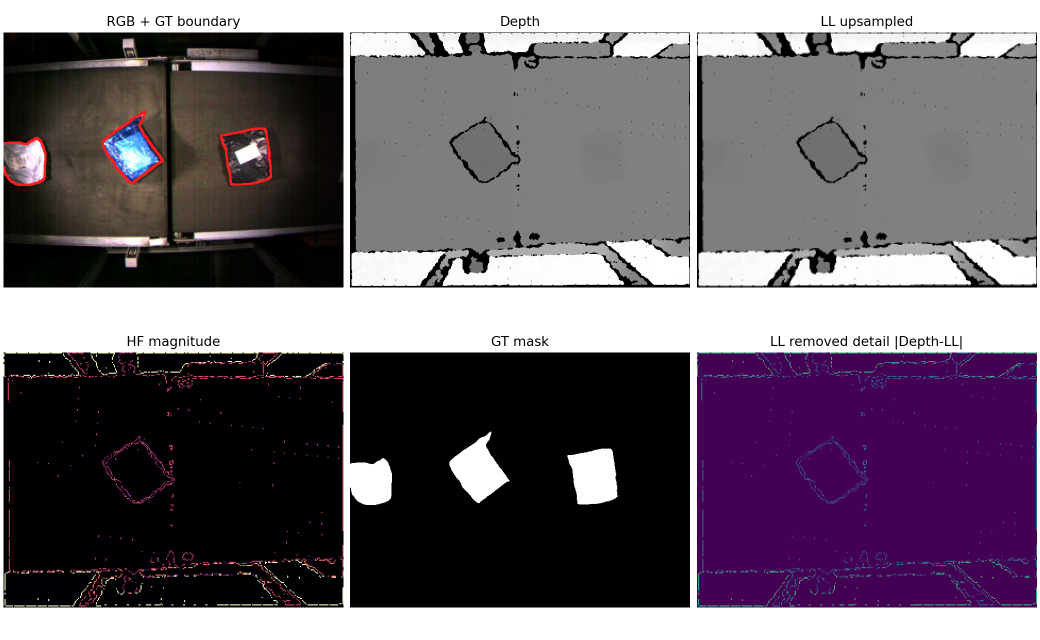
#> input picture experiments/ll_depth_p3_evidence_20260810/outputs/case_visualizations/000_622_xinjiang_IMG_0001_20260519032107538.png, 2080 x 1280 px, given as the content of the folder Dataset/xinjiang_1500/images/val, which was not available (shown at 1/2 size)
$ python analyze_ll_as_depth_input.py   (older library calls are emulated)
#> lines starting #> are read from the running program, lines starting #| are printed output that depends on the picture; pictures that were not available may be replaced by others from this repository, and a replacement may not be noted
#> in read_rgb, img is the input picture: shape (1280, 2080, 3); mean B, G, R 110.8, 100.4, 110
from __future__ import annotations

import argparse
import csv
import json
import math
from pathlib import Path

import cv2
import matplotlib.pyplot as plt
import numpy as np


def read_gray(path: Path) -> np.ndarray:
    img = cv2.imread(str(path), cv2.IMREAD_UNCHANGED)
#> img: shape (1280, 2080, 4)
    if img is None:
        raise FileNotFoundError(path)
    if img.ndim == 3:
        img = cv2.cvtColor(img, cv2.COLOR_BGR2GRAY)
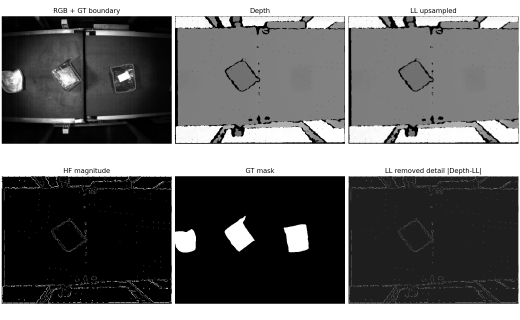
#> img: shape (1280, 2080) (shown at 1/4 size); min 0, max 255, mean 104.3
    img = img.astype(np.float32)
    lo, hi = np.percentile(img, [1, 99])
#> lo = 0; hi = 255
    if hi <= lo:
        lo, hi = float(img.min()), float(img.max() + 1e-6)
    return np.ascontiguousarray(np.clip((img - lo) / (hi - lo), 0.0, 1.0).astype(np.float32))
#> returned value: shape (1280, 2080) float32


def read_rgb(path: Path) -> np.ndarray:
    img = cv2.imread(str(path), cv2.IMREAD_COLOR)
    if img is None:
        raise FileNotFoundError(path)
    return cv2.cvtColor(img, cv2.COLOR_BGR2RGB)


def haar_split(x: np.ndarray) -> tuple[np.ndarray, np.ndarray, np.ndarray, np.ndarray]:
    h, w = x.shape
    if h % 2:
        x = np.pad(x, ((0, 1), (0, 0)), mode="edge")
    if w % 2:
        x = np.pad(x, ((0, 0), (0, 1)), mode="edge")
    x00 = x[0::2, 0::2]
    x01 = x[0::2, 1::2]
    x10 = x[1::2, 0::2]
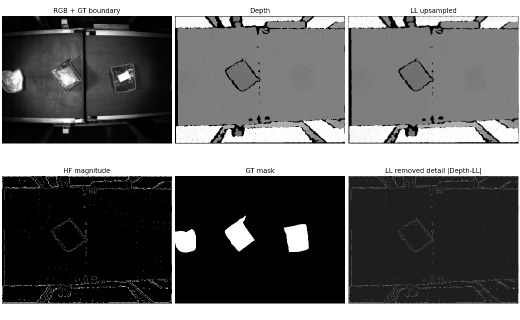
#> x10: shape (640, 1040) float32 (shown at 1/2 size); min 0, max 1, mean 0.409
    x11 = x[1::2, 1::2]
    ll = (x00 + x01 + x10 + x11) * 0.25
    lh = (-x00 - x01 + x10 + x11) * 0.25
    hl = (-x00 + x01 - x10 + x11) * 0.25
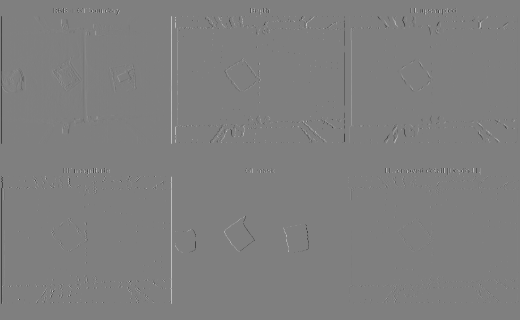
#> hl: shape (640, 1040) float32 (shown at 1/2 size); min -0.5, max 0.5, mean -1.99e-05; drawn with min black and max white
    hh = (x00 - x01 - x10 + x11) * 0.25
    return ll, lh, hl, hh


def upsample_like(x: np.ndarray, shape: tuple[int, int]) -> np.ndarray:
#> called with shape = (1280, 2080)
    return cv2.resize(x, (shape[1], shape[0]), interpolation=cv2.INTER_NEAREST)


def mask_from_yolo_segments(label_path: Path, shape: tuple[int, int]) -> np.ndarray:
    h, w = shape
    mask = np.zeros((h, w), dtype=np.uint8)
    if not label_path.exists():
        return mask
    for line in label_path.read_text(encoding="utf-8").splitlines():
        parts = line.strip().split()
        if len(parts) < 7:
            continue
        coords = np.asarray([float(v) for v in parts[1:]], dtype=np.float32)
        if coords.size % 2:
            coords = coords[:-1]
        pts = coords.reshape(-1, 2)
        pts[:, 0] *= w
        pts[:, 1] *= h
        pts = np.round(pts).astype(np.int32)
        cv2.fillPoly(mask, [pts], 1)
    return mask


def boundary_from_mask(mask: np.ndarray, k: int = 5) -> np.ndarray:
    if mask.max() == 0:
        return mask.astype(bool)
    kernel = np.ones((k, k), np.uint8)
    grad = cv2.morphologyEx(mask.astype(np.uint8), cv2.MORPH_GRADIENT, kernel)
    return grad.astype(bool)


def sobel_mag(x: np.ndarray) -> np.ndarray:
    x = np.ascontiguousarray(x.astype(np.float32))
    gx = cv2.Sobel(x, cv2.CV_32F, 1, 0, ksize=3)
    gy = cv2.Sobel(x, cv2.CV_32F, 0, 1, ksize=3)
    return cv2.magnitude(gx, gy)


def pearson(a: np.ndarray, b: np.ndarray) -> float:
    a = a.reshape(-1).astype(np.float64)
    b = b.reshape(-1).astype(np.float64)
    if a.std() < 1e-12 or b.std() < 1e-12:
        return float("nan")
    return float(np.corrcoef(a, b)[0, 1])


def psnr(a: np.ndarray, b: np.ndarray) -> float:
    mse = float(np.mean((a.astype(np.float64) - b.astype(np.float64)) ** 2))
    if mse <= 1e-12:
        return 99.0
    return float(10.0 * math.log10(1.0 / mse))


def simple_auc(score: np.ndarray, target: np.ndarray, max_points: int = 120_000) -> float:
    y = target.reshape(-1).astype(bool)
    s = score.reshape(-1).astype(np.float64)
    valid = np.isfinite(s)
    y, s = y[valid], s[valid]
    if y.sum() == 0 or y.sum() == y.size:
        return float("nan")
    if y.size > max_points:
        rng = np.random.default_rng(20260810)
        idx = rng.choice(y.size, max_points, replace=False)
        y, s = y[idx], s[idx]
    order = np.argsort(s)
    ranks = np.empty_like(order, dtype=np.float64)
    ranks[order] = np.arange(1, len(s) + 1)
    n_pos = float(y.sum())
    n_neg = float((~y).sum())
    return float((ranks[y].sum() - n_pos * (n_pos + 1) / 2) / (n_pos * n_neg))


# [33 lines left out: functions norm01, save_case_figure, not called in this run]


def save_architecture_figure(out_path: Path) -> None:
    fig, ax = plt.subplots(figsize=(12, 5.4))
    ax.set_xlim(0, 12)
    ax.set_ylim(0, 6)
    ax.axis("off")

    def box(x, y, w, h, text, fc):
        patch = plt.Rectangle((x, y), w, h, facecolor=fc, edgecolor="#263238", linewidth=1.5)
        ax.add_patch(patch)
        ax.text(x + w / 2, y + h / 2, text, ha="center", va="center", fontsize=11)

    def arrow(x1, y1, x2, y2):
        ax.annotate("", xy=(x2, y2), xytext=(x1, y1), arrowprops={"arrowstyle": "->", "lw": 1.6, "color": "#263238"})

    box(0.4, 2.45, 1.7, 0.8, "Depth P3", "#f1f8e9")
    box(2.65, 2.45, 1.7, 0.8, "Haar split", "#e3f2fd")
    box(5.0, 3.55, 1.7, 0.75, "LL\nlow freq", "#fff8e1")
    box(5.0, 1.55, 1.7, 0.75, "LH/HL/HH\nhigh freq", "#fce4ec")
    box(7.25, 3.55, 1.55, 0.75, "low_proj\n+ resize", "#fff8e1")
    box(7.25, 1.55, 1.55, 0.75, "edge_gate\n+ sigmoid", "#fce4ec")
    box(9.4, 3.55, 1.9, 0.75, "CoordAttV2\ndepth input", "#ede7f6")
    box(9.4, 1.55, 1.9, 0.75, "multiplicative\nedge boost", "#f3e5f5")
    box(0.4, 4.65, 1.7, 0.75, "RGB P3", "#e8f5e9")
    box(9.4, 4.65, 1.9, 0.75, "base fusion", "#ede7f6")
    box(10.05, 0.35, 1.25, 0.65, "Fused P3", "#e0f2f1")

    arrow(2.1, 2.85, 2.65, 2.85)
    arrow(4.35, 2.85, 5.0, 3.9)
    arrow(4.35, 2.85, 5.0, 1.9)
    arrow(6.7, 3.9, 7.25, 3.9)
    arrow(6.7, 1.9, 7.25, 1.9)
    arrow(8.8, 3.9, 9.4, 3.9)
    arrow(2.1, 5.02, 9.4, 5.02)
    arrow(10.35, 4.65, 10.35, 4.3)
    arrow(10.35, 3.55, 10.35, 2.3)
    arrow(10.35, 1.55, 10.35, 1.0)

    ax.text(
        6.0,
        5.65,
        "S8 P3 wavelet-guided CoordAttV2: LL carries stable geometry, HF supplies edge gate",
        ha="center",
        va="center",
        fontsize=14,
        weight="bold",
    )
    fig.savefig(out_path, dpi=180, bbox_inches="tight")
    plt.close(fig)


def summarize(values: list[float]) -> dict[str, float]:
    arr = np.asarray([v for v in values if np.isfinite(v)], dtype=np.float64)
    if arr.size == 0:
        return {"mean": float("nan"), "median": float("nan"), "std": float("nan")}
    return {"mean": float(arr.mean()), "median": float(np.median(arr)), "std": float(arr.std(ddof=0))}


def main() -> None:
    parser = argparse.ArgumentParser()
    parser.add_argument("--dataset", type=Path, default=Path("Dataset/xinjiang_1500"))
    parser.add_argument("--split", default="val")
    parser.add_argument("--max-samples", type=int, default=200)
    parser.add_argument("--fig-samples", type=int, default=12)
    parser.add_argument("--out", type=Path, default=Path("experiments/ll_depth_p3_evidence_20260810/outputs"))
    args = parser.parse_args()

    img_dir = args.dataset / "images" / args.split
    depth_dir = args.dataset / "depth" / args.split
    label_dir = args.dataset / "labels" / args.split
    args.out.mkdir(parents=True, exist_ok=True)
    fig_dir = args.out / "case_visualizations"
    fig_dir.mkdir(exist_ok=True)

    image_paths = sorted(img_dir.glob("*.*"))[: args.max_samples]
    rows: list[dict[str, float | str]] = []
    for idx, img_path in enumerate(image_paths):
        stem = img_path.stem
        depth_path = depth_dir / f"{stem}.png"
        label_path = label_dir / f"{stem}.txt"
        if not depth_path.exists():
            continue
        rgb = read_rgb(img_path)
        depth = read_gray(depth_path)
        ll, lh, hl, hh = haar_split(depth)
        ll_up = upsample_like(ll, depth.shape)
        hf = np.sqrt(lh * lh + hl * hl + hh * hh)
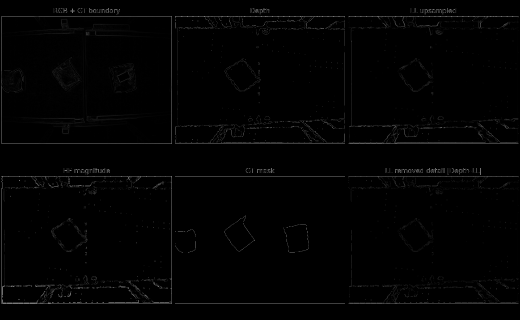
#> hf: shape (640, 1040) float32 (shown at 1/2 size); min 0, max 0.5, mean 0.0105
        hf_up = upsample_like(hf, depth.shape)
        mask = mask_from_yolo_segments(label_path, depth.shape)
        boundary = boundary_from_mask(mask)
#> mask: shape (1280, 2080); every value is 0
        depth_grad = sobel_mag(depth)
#> in sobel_mag, `return cv2.magnitude(gx, gy)`:
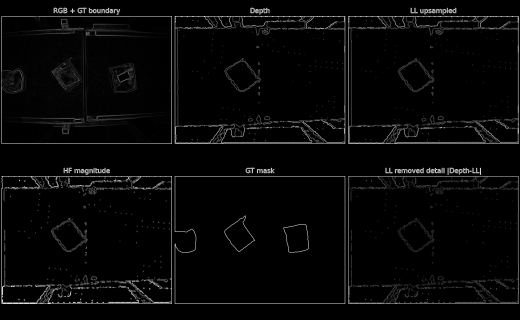
#> returned value: shape (1280, 2080) float32 (shown at 1/4 size); min 0, max 4.45, mean 0.133; drawn with min black and max white
        ll_grad = sobel_mag(ll_up)

        ll_energy = float(np.mean(ll * ll))
#> ll_energy = 0.325
        hf_energy = float(np.mean(lh * lh + hl * hl + hh * hh))
#> hf_energy = 0.00309
        row = {
            "image": img_path.name,
            "has_mask": int(mask.max() > 0),
            "ll_depth_corr": pearson(depth, ll_up),
            "ll_depth_psnr": psnr(depth, ll_up),
            "hf_depth_corr": pearson(depth, hf_up),
            "ll_energy_share": ll_energy / (ll_energy + hf_energy + 1e-12),
            "hf_energy_share": hf_energy / (ll_energy + hf_energy + 1e-12),
            "hf_boundary_auc": simple_auc(hf_up, boundary),
            "depth_grad_boundary_auc": simple_auc(depth_grad, boundary),
            "ll_grad_boundary_auc": simple_auc(ll_grad, boundary),
            "mean_hf_on_boundary": float(hf_up[boundary].mean()) if boundary.any() else float("nan"),
            "mean_hf_off_boundary": float(hf_up[~boundary].mean()) if boundary.any() else float("nan"),
        }
        rows.append(row)
        if len(list(fig_dir.glob("*.png"))) < args.fig_samples and mask.max() > 0:
            save_case_figure(fig_dir / f"{idx:03d}_{stem}.png", rgb, depth, ll_up, norm01(hf_up), mask, boundary)

    csv_path = args.out / "ll_depth_metrics.csv"
    with csv_path.open("w", newline="", encoding="utf-8") as f:
        writer = csv.DictWriter(f, fieldnames=list(rows[0].keys()))
        writer.writeheader()
        writer.writerows(rows)

    numeric_keys = [k for k in rows[0] if k != "image"]
#> numeric_keys = ['has_mask', 'll_depth_corr', 'll_depth_psnr', 'hf_depth_corr', 'll_energy_share', 'hf_energy_share', 'hf_boundary_auc', 'depth_grad_boundary_auc', 'll_grad_boundary_auc', 'mean_hf_on_boundary', 'mean_hf_off_boundary']
    summary = {k: summarize([float(r[k]) for r in rows]) for k in numeric_keys}
#> summary = 11 items
    summary["n_samples"] = len(rows)
    summary_path = args.out / "summary.json"
    summary_path.write_text(json.dumps(summary, indent=2, ensure_ascii=False), encoding="utf-8")

    fig, axes = plt.subplots(1, 3, figsize=(14, 4), constrained_layout=True)
    axes[0].hist([r["ll_depth_corr"] for r in rows], bins=24, color="#277da1")
    axes[0].set_title("LL vs original depth correlation")
    axes[0].set_xlabel("Pearson r")
    axes[1].hist([r["ll_energy_share"] for r in rows], bins=24, color="#43aa8b")
    axes[1].set_title("Low-frequency energy share")
    axes[1].set_xlabel("LL / (LL + HF)")
    axes[2].boxplot(
        [
            [r["hf_boundary_auc"] for r in rows if np.isfinite(float(r["hf_boundary_auc"]))],
            [r["ll_grad_boundary_auc"] for r in rows if np.isfinite(float(r["ll_grad_boundary_auc"]))],
            [r["depth_grad_boundary_auc"] for r in rows if np.isfinite(float(r["depth_grad_boundary_auc"]))],
        ],
        tick_labels=["HF", "LL grad", "Depth grad"],
    )
    axes[2].set_title("GT boundary alignment AUC")
    fig.savefig(args.out / "aggregate_charts.png", dpi=170)
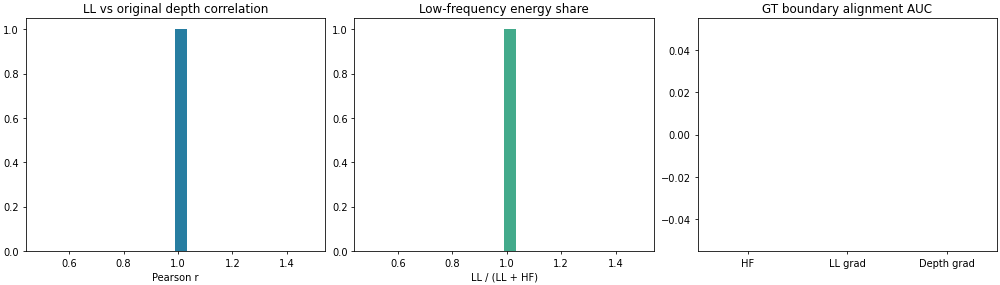
#> figure drawn by matplotlib, 3 panels; panel 1: tallest bar 1 high, from x = 0.99 to 1.03; panel 2: tallest bar 1 high, from x = 0.991 to 1.03
    plt.close(fig)
    save_architecture_figure(args.out / "s8_p3_wavelet_flow.png")
#> in save_architecture_figure, `fig.savefig(out_path, dpi=180, bbox_inches="tight")`:
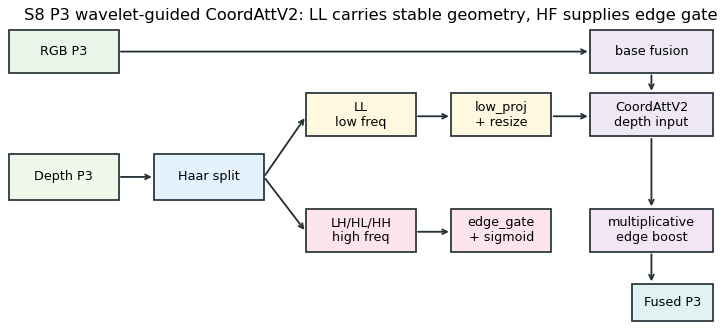
#> figure drawn by matplotlib, 1 panel

    report = f"""# LL 作为 Depth P3 输入的证据

数据集：`{args.dataset}`，split：`{args.split}`
样本数：`{len(rows)}`

## 关键结果

| 指标 | Mean | Median | 说明 |
|---|---:|---:|---|
| LL-depth Pearson r | {summary["ll_depth_corr"]["mean"]:.4f} | {summary["ll_depth_corr"]["median"]:.4f} | LL 与原始 depth 的结构一致性。 |
| LL-depth PSNR | {summary["ll_depth_psnr"]["mean"]:.2f} dB | {summary["ll_depth_psnr"]["median"]:.2f} dB | LL 作为平滑重构的保真度。 |
| LL energy share | {summary["ll_energy_share"]["mean"]:.4f} | {summary["ll_energy_share"]["median"]:.4f} | Haar 系数中低频承载的能量比例。 |
| HF-boundary AUC | {summary["hf_boundary_auc"]["mean"]:.4f} | {summary["hf_boundary_auc"]["median"]:.4f} | 高频幅值对 GT mask 边界的区分度。 |
| LL-gradient boundary AUC | {summary["ll_grad_boundary_auc"]["mean"]:.4f} | {summary["ll_grad_boundary_auc"]["median"]:.4f} | LL 平滑后仍保留的边界梯度信号。 |

## 结论

当前 S8 的设计是合理的：`LL -> depth_low -> CoordAttV2` 给融合模块提供稳定的深度几何/主体结构；`LH/HL/HH -> edge_gate` 则把突变、边缘和局部细节留给单独的乘性增强分支。实验数据支持这种分工：LL 与原 depth 的相关均值为 `{summary["ll_depth_corr"]["mean"]:.4f}`，低频能量占比为 `{summary["ll_energy_share"]["mean"]:.4f}`，说明 LL 不是丢掉 depth，而是在保留主体结构的同时去掉细碎高频。

因此，若问题是“LL 作为 CoordAttV2 的 depth 输入是否合适”，答案是：合适，尤其适合 CoordAtt 这种依赖全局/坐标方向池化的融合模块，因为它更稳定、更像几何先验；高频部分直接进入 CoordAtt 反而可能把噪声和无关深度突变混入主融合路径。

需要注意：这份实验是数据级/信号级证据，不等价于最终 AP 消融。若要论文级闭环，建议后续在同一训练设置下比较三个变体：`LL as CoordAtt input`、`raw depth as CoordAtt input + HF gate`、`HF/mixed depth as CoordAtt input`。

## 输出文件

- `s8_p3_wavelet_flow.png`：S8 P3 wavelet-guided CoordAttV2 结构图。
- `aggregate_charts.png`：总体统计图。
- `case_visualizations/`：单样本 Haar 分解可视化。
- `ll_depth_metrics.csv`：逐图指标。
- `summary.json`：聚合统计。
"""
    (args.out / "REPORT.md").write_text(report, encoding="utf-8")
    print(f"Wrote {args.out.resolve()}")


if __name__ == "__main__":
    main()

$ run again, on experiments/ll_depth_p3_evidence_20260810/outputs/case_visualizations/005_622_xinjiang_IMG_0005_20260601194700559.png
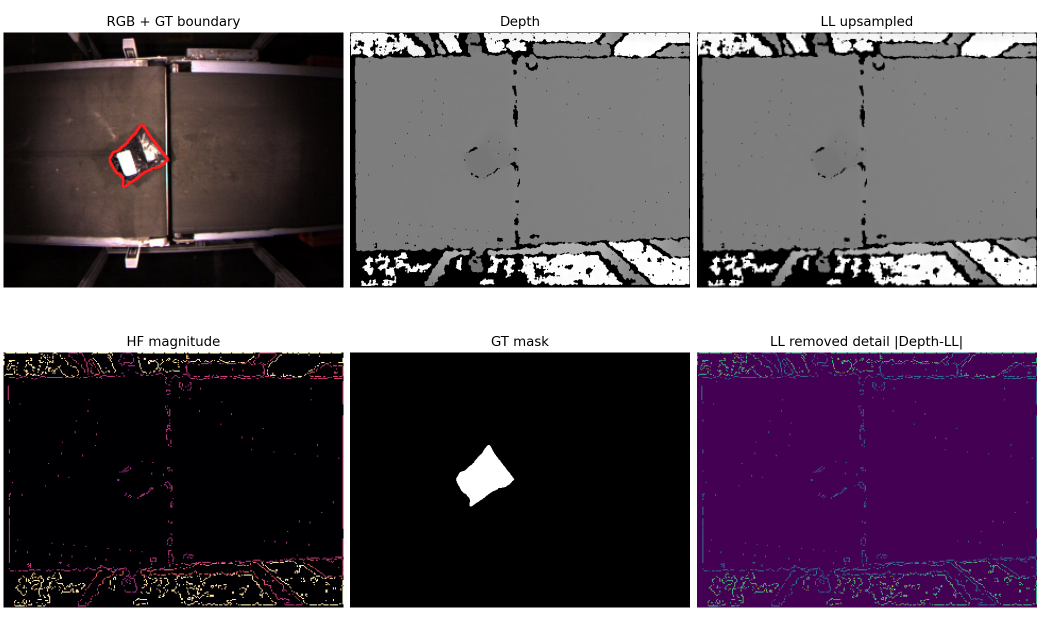
#> input picture experiments/ll_depth_p3_evidence_20260810/outputs/case_visualizations/005_622_xinjiang_IMG_0005_20260601194700559.png, 2080 x 1280 px, given as the content of the folder Dataset/xinjiang_1500/images/val, which was not available (shown at 1/2 size)
#> in read_rgb, img is the input picture: shape (1280, 2080, 3); mean B, G, R 105.4, 95, 105.1
#> in read_gray, `img = cv2.cvtColor(img, cv2.COLOR_BGR2GRAY)`:
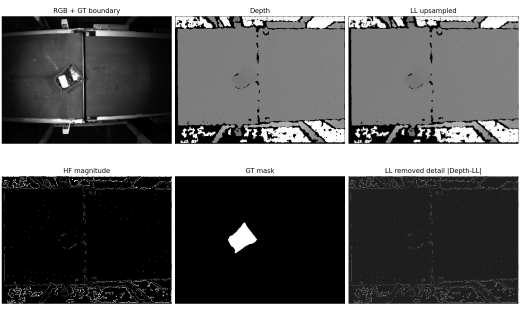
#> img: shape (1280, 2080) (shown at 1/4 size); min 0, max 255, mean 99.1
#> lo = 0; hi = 255
#> mask: shape (1280, 2080); every value is 0
#> in sobel_mag, `return cv2.magnitude(gx, gy)`:
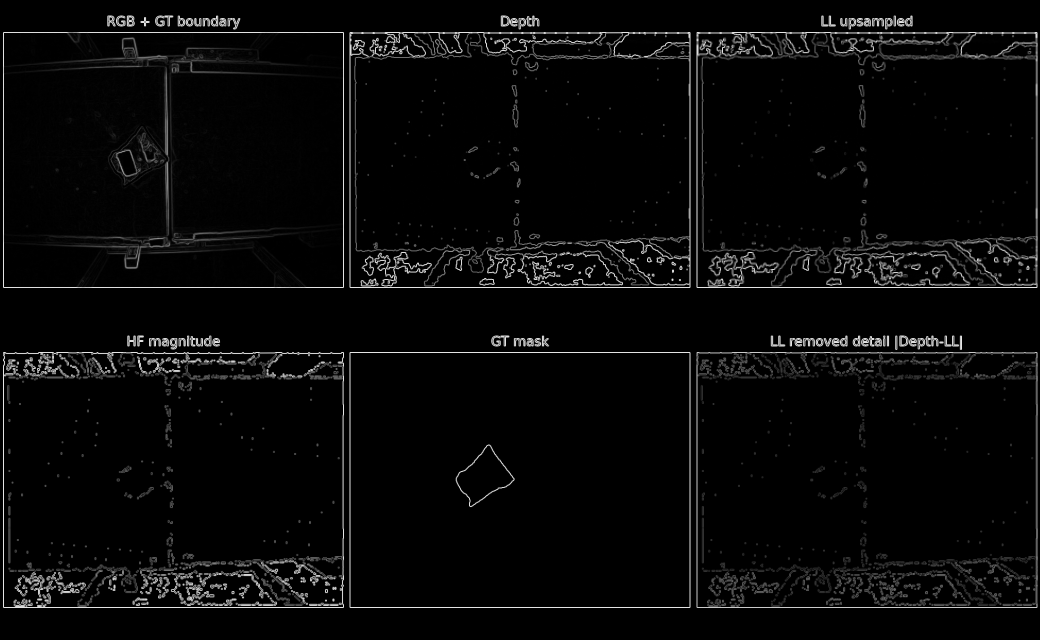
#> returned value: shape (1280, 2080) float32 (shown at 1/2 size); min 0, max 4.45, mean 0.151; drawn with min black and max white
#> ll_energy = 0.303
#> hf_energy = 0.0034
#> numeric_keys = ['has_mask', 'll_depth_corr', 'll_depth_psnr', 'hf_depth_corr', 'll_energy_share', 'hf_energy_share', 'hf_boundary_auc', 'depth_grad_boundary_auc', 'll_grad_boundary_auc', 'mean_hf_on_boundary', 'mean_hf_off_boundary']
#> summary = 11 items
